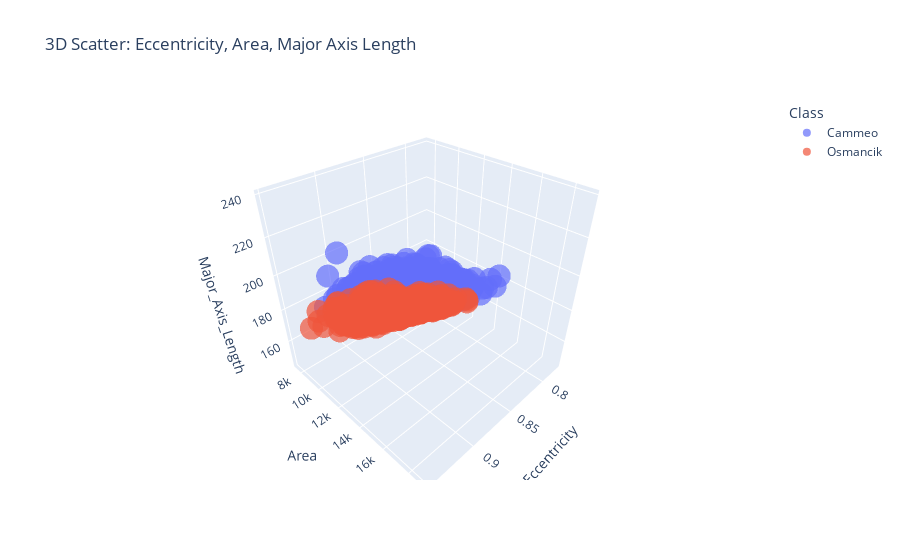

The code cell stored with this chart in its notebook:
### Code cell
fig_3d = px.scatter_3d(
    rice_dataset,
    x='Eccentricity',
    y='Area',
    z='Major_Axis_Length',
    color='Class',
    opacity=0.7,
    title='3D Scatter: Eccentricity, Area, Major Axis Length'
)
fig_3d.show()

### Figure 1 — Plotly figure (JSON) as saved in the notebook; plotly's stock layout.template omitted (floating-point values rounded to 4 significant figures; data arrays with more than 128 entries replaced by an {"elided": "..."} marker saying what was removed)
{"data": [{"hovertemplate": "Class=Cammeo<br>Eccentricity=%{x}<br>Area=%{y}<br>Major_Axis_Length=%{z}<extra></extra>", "legendgroup": "Cammeo", "marker": {"color": "#636efa", "opacity": 0.7, "symbol": "circle"}, "mode": "markers", "name": "Cammeo", "scene": "scene", "showlegend": true, "type": "scatter3d", "x": {"elided": "1630 float values"}, "y": {"elided": "1630 int values"}, "z": {"elided": "1630 float values"}}, {"hovertemplate": "Class=Osmancik<br>Eccentricity=%{x}<br>Area=%{y}<br>Major_Axis_Length=%{z}<extra></extra>", "legendgroup": "Osmancik", "marker": {"color": "#EF553B", "opacity": 0.7, "symbol": "circle"}, "mode": "markers", "name": "Osmancik", "scene": "scene", "showlegend": true, "type": "scatter3d", "x": {"elided": "2180 float values"}, "y": {"elided": "2180 int values"}, "z": {"elided": "2180 float values"}}], "layout": {"legend": {"title": {"text": "Class"}, "tracegroupgap": 0}, "scene": {"domain": {"x": [0, 1], "y": [0, 1]}, "xaxis": {"title": {"text": "Eccentricity"}}, "yaxis": {"title": {"text": "Area"}}, "zaxis": {"title": {"text": "Major_Axis_Length"}}}, "title": {"text": "3D Scatter: Eccentricity, Area, Major Axis Length"}}}
